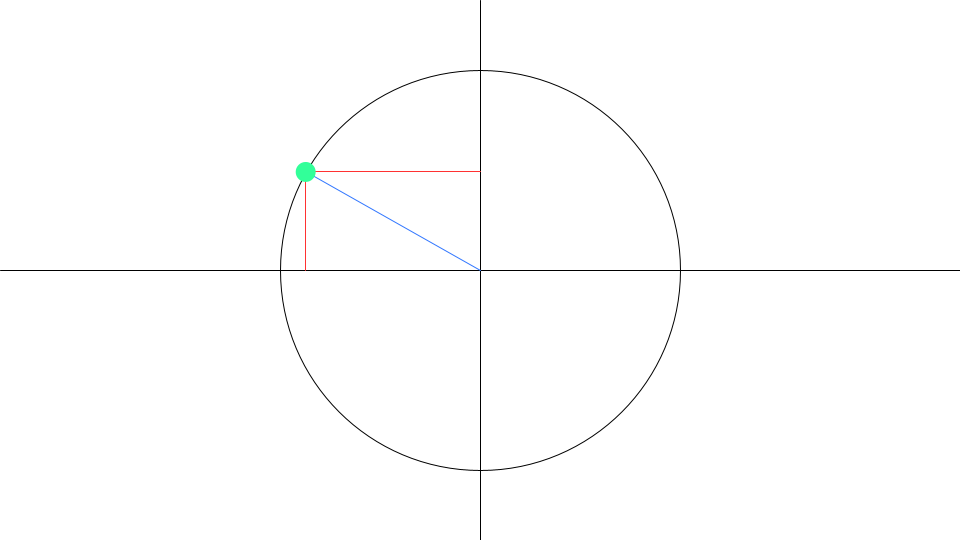
Frame 1 (no input)
Frame 60 (the mouse pressed at the canvas centre just before this capture): identical to frame 1, image omitted
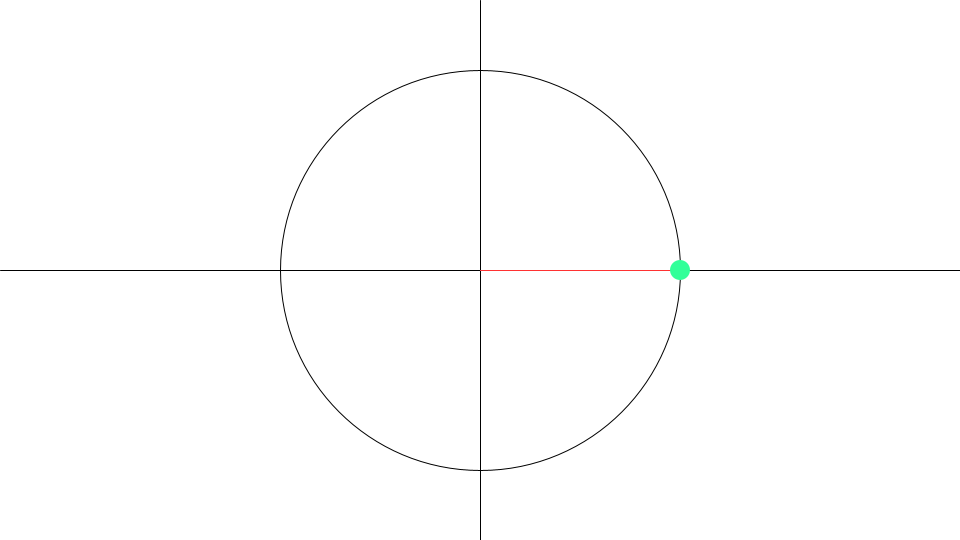
Frame 120 (the mouse held since frame 60 and released just before this capture)

The Processing sketch that drew these frames (run headless with seeded random() and noise(); from frame 60 on, the mouse is pressed at the canvas centre):

// Processing sketch: sketch_xxx_sin_cos_circle
// ── sketch_xxx_sin_cos_circle.pde
// setup関数 : 初回1度だけ実行される
void setup(){
  size(960,540); // ウィンドウサイズを960px,540pxに
  colorMode(HSB,360,100,100);
}

// draw関数 : setup関数実行後繰り返し実行される
void draw(){
  background(0,0,100); // 背景の描画
  noFill(); // 塗りつぶしをナシに
  stroke(0,0,0);
  line(width/2,0,width/2,height); // グラフの描画
  line(0,height/2,width,height/2); // グラフの描画
  translate(width/2,height/2); //原点位置の移動
  ellipse(0,0,400,400); //円を描画

  // 原点（画面中心から観たマウス位置の角度を計算）
  float theta = atan2(mouseY-height/2,mouseX-width/2);

  // 円周上の点の計算
  float x = cos(theta)* 200;
  float y = sin(theta)* 200;
  float t = tan(theta)* 200;

  //
  stroke(220,80,100);
  line(0,0,x,y);

  stroke(0,80,100);
  line(x,0,x,y);
  line(0,y,x,y);


  noStroke();
  fill(150,80,100);
  ellipse(x,y,20,20);


}
